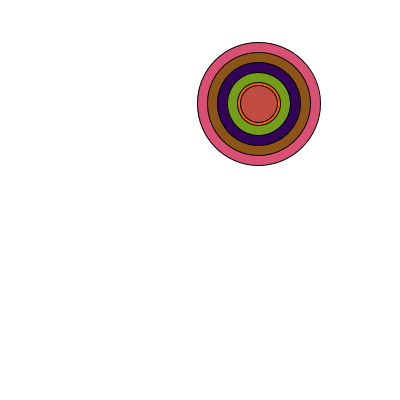
Frame 1 (no input)
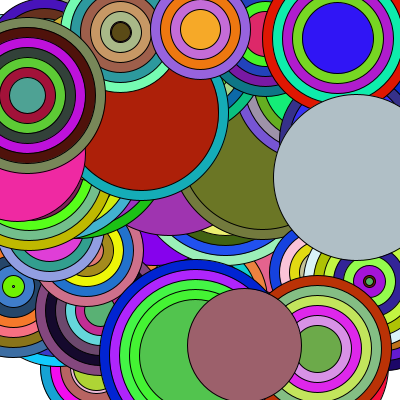
Frame 60 (the mouse pressed at the canvas centre just before this capture)
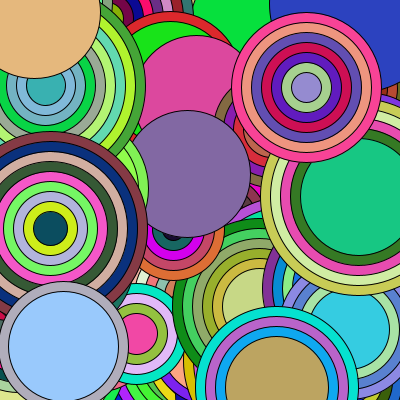
Frame 120 (the mouse held since frame 60 and released just before this capture)

The Processing sketch that drew these frames (run headless with seeded random() and noise(); from frame 60 on, the mouse is pressed at the canvas centre):

// Processing sketch: processing_146849
// ── processing_146849.pde

void setup() {
  size(400,400);
  background(255); 
  smooth();
  frameRate(5);
}
 
void draw() {
  int i;
  circles(random(width),random(height),
  int(random(1,10)),int(random(100,200)));
}
 
void circles (float x, float y, int step, int d) {
  for (int i = 0; i < step; i += 1) {
  fill(random(255),random(255),random(255));
  ellipse(x,y,d-20*i,d-20*i);
 }
}
